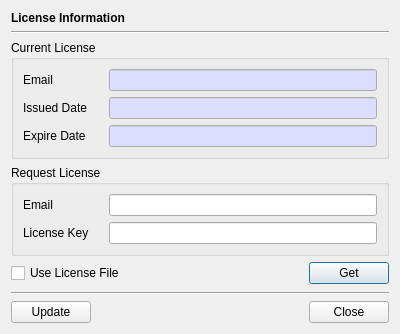
<?xml version="1.0" encoding="UTF-8"?>
<ui version="4.0">
 <class>LCNInfoDlg</class>
 <widget class="QDialog" name="LCNInfoDlg">
  <property name="geometry">
   <rect>
    <x>0</x>
    <y>0</y>
    <width>400</width>
    <height>334</height>
   </rect>
  </property>
  <property name="windowTitle">
   <string>License Information Dialog</string>
  </property>
  <layout class="QVBoxLayout" name="verticalLayout">
   <item>
    <widget class="QLabel" name="label">
     <property name="font">
      <font>
       <bold>true</bold>
      </font>
     </property>
     <property name="text">
      <string>License Information</string>
     </property>
    </widget>
   </item>
   <item>
    <widget class="Line" name="line">
     <property name="orientation">
      <enum>Qt::Horizontal</enum>
     </property>
    </widget>
   </item>
   <item>
    <widget class="QGroupBox" name="mCurGroup">
     <property name="title">
      <string>Current License</string>
     </property>
     <layout class="QGridLayout" name="gridLayout_4">
      <item row="1" column="0">
       <widget class="QLabel" name="label_5">
        <property name="text">
         <string>Issued Date</string>
        </property>
       </widget>
      </item>
      <item row="0" column="1">
       <widget class="QLineEdit" name="mCurEmailText">
        <property name="palette">
         <palette>
          <active>
           <colorrole role="Base">
            <brush brushstyle="SolidPattern">
             <color alpha="255">
              <red>221</red>
              <green>221</green>
              <blue>255</blue>
             </color>
            </brush>
           </colorrole>
          </active>
          <inactive>
           <colorrole role="Base">
            <brush brushstyle="SolidPattern">
             <color alpha="255">
              <red>221</red>
              <green>221</green>
              <blue>255</blue>
             </color>
            </brush>
           </colorrole>
          </inactive>
          <disabled>
           <colorrole role="Base">
            <brush brushstyle="SolidPattern">
             <color alpha="255">
              <red>240</red>
              <green>240</green>
              <blue>240</blue>
             </color>
            </brush>
           </colorrole>
          </disabled>
         </palette>
        </property>
        <property name="readOnly">
         <bool>true</bool>
        </property>
       </widget>
      </item>
      <item row="1" column="1">
       <widget class="QLineEdit" name="mCurIssueDateText">
        <property name="palette">
         <palette>
          <active>
           <colorrole role="Base">
            <brush brushstyle="SolidPattern">
             <color alpha="255">
              <red>221</red>
              <green>221</green>
              <blue>255</blue>
             </color>
            </brush>
           </colorrole>
          </active>
          <inactive>
           <colorrole role="Base">
            <brush brushstyle="SolidPattern">
             <color alpha="255">
              <red>221</red>
              <green>221</green>
              <blue>255</blue>
             </color>
            </brush>
           </colorrole>
          </inactive>
          <disabled>
           <colorrole role="Base">
            <brush brushstyle="SolidPattern">
             <color alpha="255">
              <red>240</red>
              <green>240</green>
              <blue>240</blue>
             </color>
            </brush>
           </colorrole>
          </disabled>
         </palette>
        </property>
        <property name="readOnly">
         <bool>true</bool>
        </property>
       </widget>
      </item>
      <item row="0" column="0">
       <widget class="QLabel" name="label_4">
        <property name="minimumSize">
         <size>
          <width>80</width>
          <height>0</height>
         </size>
        </property>
        <property name="text">
         <string>Email</string>
        </property>
       </widget>
      </item>
      <item row="2" column="0">
       <widget class="QLabel" name="label_6">
        <property name="text">
         <string>Expire Date</string>
        </property>
       </widget>
      </item>
      <item row="2" column="1">
       <widget class="QLineEdit" name="mCurExpireDateText">
        <property name="palette">
         <palette>
          <active>
           <colorrole role="Base">
            <brush brushstyle="SolidPattern">
             <color alpha="255">
              <red>221</red>
              <green>221</green>
              <blue>255</blue>
             </color>
            </brush>
           </colorrole>
          </active>
          <inactive>
           <colorrole role="Base">
            <brush brushstyle="SolidPattern">
             <color alpha="255">
              <red>221</red>
              <green>221</green>
              <blue>255</blue>
             </color>
            </brush>
           </colorrole>
          </inactive>
          <disabled>
           <colorrole role="Base">
            <brush brushstyle="SolidPattern">
             <color alpha="255">
              <red>240</red>
              <green>240</green>
              <blue>240</blue>
             </color>
            </brush>
           </colorrole>
          </disabled>
         </palette>
        </property>
        <property name="readOnly">
         <bool>true</bool>
        </property>
       </widget>
      </item>
     </layout>
    </widget>
   </item>
   <item>
    <widget class="QGroupBox" name="mReqGroup">
     <property name="title">
      <string>Request License</string>
     </property>
     <layout class="QGridLayout" name="gridLayout_5">
      <item row="1" column="1">
       <widget class="QLineEdit" name="mKeyText"/>
      </item>
      <item row="0" column="1">
       <widget class="QLineEdit" name="mEmailText"/>
      </item>
      <item row="1" column="0">
       <widget class="QLabel" name="label_3">
        <property name="text">
         <string>License Key</string>
        </property>
       </widget>
      </item>
      <item row="0" column="0">
       <widget class="QLabel" name="label_2">
        <property name="minimumSize">
         <size>
          <width>80</width>
          <height>0</height>
         </size>
        </property>
        <property name="text">
         <string>Email</string>
        </property>
       </widget>
      </item>
     </layout>
    </widget>
   </item>
   <item>
    <layout class="QGridLayout" name="gridLayout_3">
     <property name="topMargin">
      <number>0</number>
     </property>
     <item row="0" column="0">
      <widget class="QCheckBox" name="mUseFileCheck">
       <property name="text">
        <string>Use License File</string>
       </property>
      </widget>
     </item>
     <item row="0" column="2">
      <widget class="QPushButton" name="mGetBtn">
       <property name="text">
        <string>Get</string>
       </property>
      </widget>
     </item>
     <item row="0" column="1">
      <spacer name="horizontalSpacer_2">
       <property name="orientation">
        <enum>Qt::Horizontal</enum>
       </property>
       <property name="sizeHint" stdset="0">
        <size>
         <width>40</width>
         <height>20</height>
        </size>
       </property>
      </spacer>
     </item>
    </layout>
   </item>
   <item>
    <spacer name="verticalSpacer">
     <property name="orientation">
      <enum>Qt::Vertical</enum>
     </property>
     <property name="sizeHint" stdset="0">
      <size>
       <width>20</width>
       <height>40</height>
      </size>
     </property>
    </spacer>
   </item>
   <item>
    <widget class="Line" name="line_2">
     <property name="orientation">
      <enum>Qt::Horizontal</enum>
     </property>
    </widget>
   </item>
   <item>
    <layout class="QGridLayout" name="gridLayout">
     <item row="0" column="1">
      <spacer name="horizontalSpacer">
       <property name="orientation">
        <enum>Qt::Horizontal</enum>
       </property>
       <property name="sizeHint" stdset="0">
        <size>
         <width>40</width>
         <height>20</height>
        </size>
       </property>
      </spacer>
     </item>
     <item row="0" column="2">
      <widget class="QPushButton" name="mCloseBtn">
       <property name="text">
        <string>Close</string>
       </property>
      </widget>
     </item>
     <item row="0" column="0">
      <widget class="QPushButton" name="mUpdateBtn">
       <property name="text">
        <string>Update</string>
       </property>
      </widget>
     </item>
    </layout>
   </item>
  </layout>
 </widget>
 <tabstops>
  <tabstop>mCurEmailText</tabstop>
  <tabstop>mCurIssueDateText</tabstop>
  <tabstop>mCurExpireDateText</tabstop>
  <tabstop>mEmailText</tabstop>
  <tabstop>mKeyText</tabstop>
  <tabstop>mUpdateBtn</tabstop>
  <tabstop>mCloseBtn</tabstop>
 </tabstops>
 <resources/>
 <connections/>
</ui>
